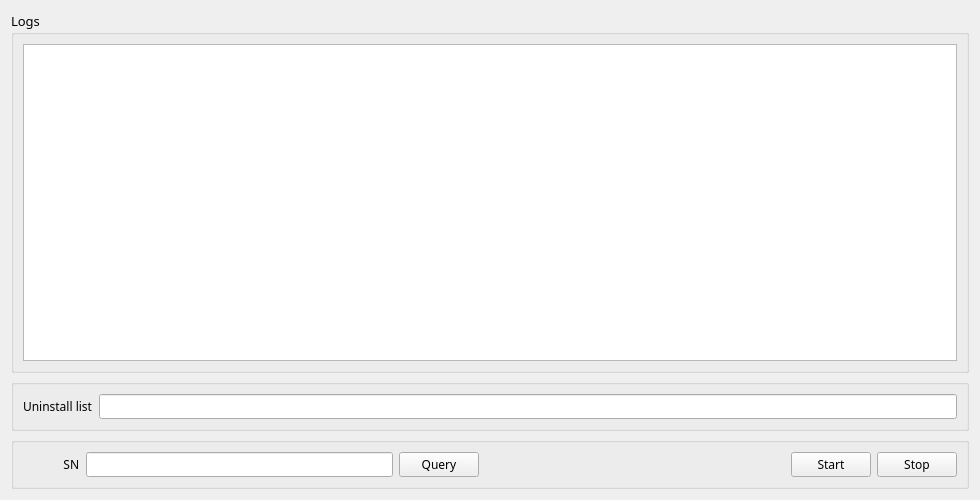
<?xml version="1.0" encoding="UTF-8"?>
<ui version="4.0">
 <class>Form</class>
 <widget class="QWidget" name="Form">
  <property name="geometry">
   <rect>
    <x>0</x>
    <y>0</y>
    <width>980</width>
    <height>500</height>
   </rect>
  </property>
  <property name="windowTitle">
   <string>Form</string>
  </property>
  <layout class="QVBoxLayout" name="verticalLayout_3" stretch="1,0,0">
   <item>
    <layout class="QVBoxLayout" name="verticalLayout">
     <item>
      <widget class="QGroupBox" name="groupBox">
       <property name="font">
        <font>
         <family>Microsoft YaHei</family>
         <pointsize>10</pointsize>
        </font>
       </property>
       <property name="title">
        <string>Logs</string>
       </property>
       <layout class="QVBoxLayout" name="verticalLayout_2">
        <item>
         <widget class="QPlainTextEdit" name="txbLogs">
          <property name="font">
           <font>
            <family>Microsoft YaHei</family>
            <pointsize>9</pointsize>
           </font>
          </property>
         </widget>
        </item>
       </layout>
      </widget>
     </item>
    </layout>
   </item>
   <item>
    <layout class="QVBoxLayout" name="verticalLayout_6">
     <item>
      <widget class="QGroupBox" name="groupBox_3">
       <property name="font">
        <font>
         <family>Microsoft YaHei</family>
         <pointsize>9</pointsize>
        </font>
       </property>
       <property name="title">
        <string/>
       </property>
       <layout class="QHBoxLayout" name="horizontalLayout_3">
        <item>
         <widget class="QLabel" name="label_2">
          <property name="text">
           <string>Uninstall list</string>
          </property>
         </widget>
        </item>
        <item>
         <widget class="QLineEdit" name="txbUninstall_list"/>
        </item>
       </layout>
      </widget>
     </item>
    </layout>
   </item>
   <item>
    <layout class="QHBoxLayout" name="horizontalLayout">
     <item>
      <widget class="QGroupBox" name="groupBox_2">
       <property name="font">
        <font>
         <family>Microsoft YaHei</family>
         <pointsize>9</pointsize>
        </font>
       </property>
       <property name="title">
        <string/>
       </property>
       <layout class="QHBoxLayout" name="horizontalLayout_2">
        <item>
         <widget class="QLabel" name="label">
          <property name="text">
           <string>             SN</string>
          </property>
         </widget>
        </item>
        <item>
         <widget class="QLineEdit" name="txbSn">
          <property name="font">
           <font>
            <family>Microsoft YaHei</family>
            <pointsize>9</pointsize>
           </font>
          </property>
          <property name="maxLength">
           <number>20</number>
          </property>
         </widget>
        </item>
        <item>
         <widget class="QPushButton" name="btnQuery">
          <property name="text">
           <string>Query</string>
          </property>
         </widget>
        </item>
        <item>
         <spacer name="horizontalSpacer">
          <property name="orientation">
           <enum>Qt::Horizontal</enum>
          </property>
          <property name="sizeHint" stdset="0">
           <size>
            <width>40</width>
            <height>20</height>
           </size>
          </property>
         </spacer>
        </item>
        <item>
         <widget class="QPushButton" name="btnStart">
          <property name="text">
           <string>Start</string>
          </property>
         </widget>
        </item>
        <item>
         <widget class="QPushButton" name="btnStop">
          <property name="text">
           <string>Stop</string>
          </property>
         </widget>
        </item>
       </layout>
      </widget>
     </item>
    </layout>
   </item>
  </layout>
 </widget>
 <resources/>
 <connections/>
</ui>
